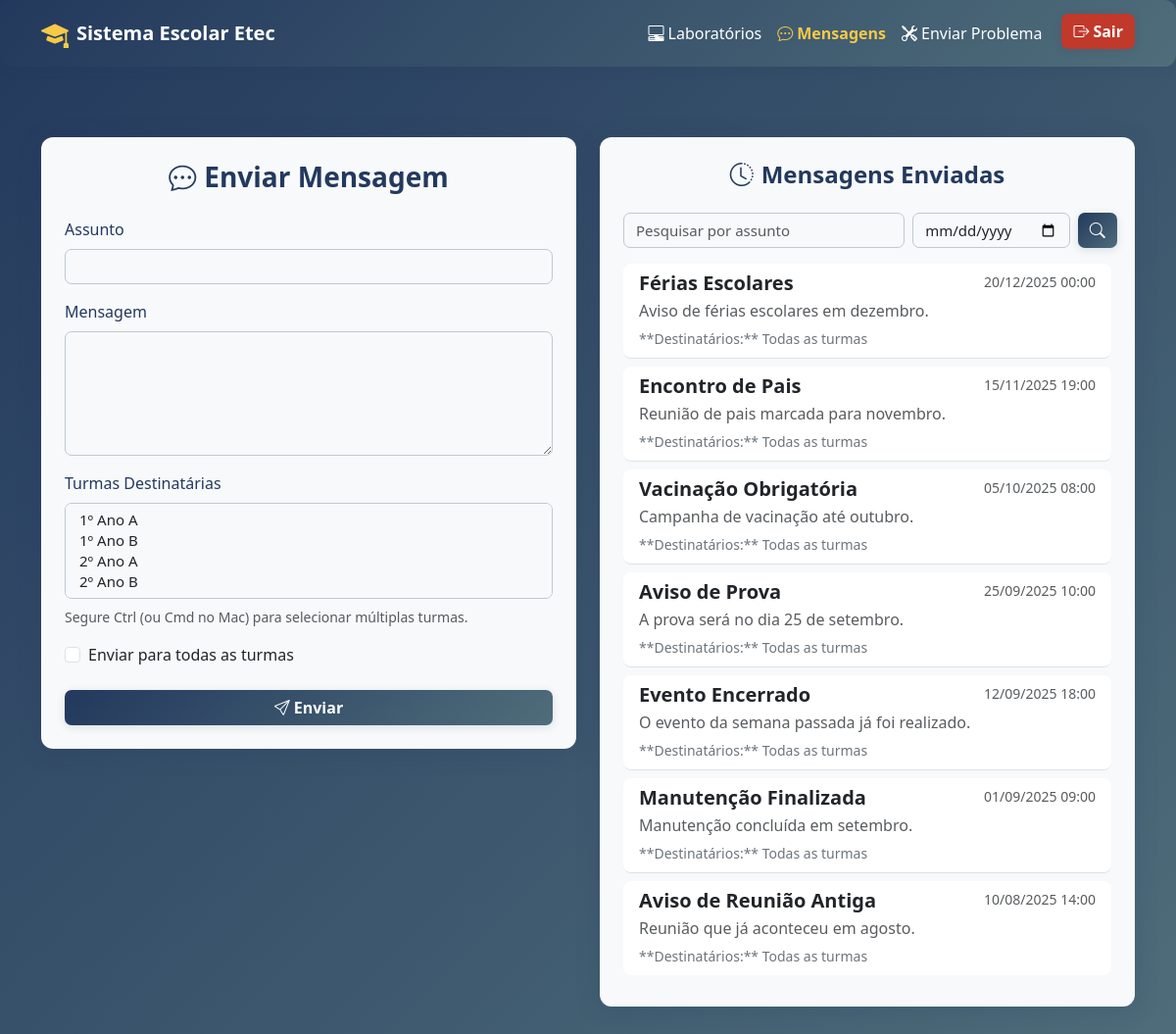
The page /view/professor/mensagem.php (signed in) on the database its author committed.
### tables this page shows
CREATE TABLE `mensagem` (
  `id_mensagem` int(11) NOT NULL,
  `assunto` varchar(100) NOT NULL,
  `mensagem` text NOT NULL,
  `data_envio` datetime NOT NULL,
  `id_remetente` int(11) NOT NULL,
  `enviar_para_todas` tinyint(1) NOT NULL DEFAULT 0,
  `created_at` timestamp NOT NULL DEFAULT current_timestamp(),
  `updated_at` timestamp NOT NULL DEFAULT current_timestamp() ON UPDATE current_timestamp()
);

### view/professor/mensagem.php (the view, shortened to what this page needs)
<?php
include '../../conexao.php';
$sql_turmas = "SELECT id_turma, nome_turma FROM turma ORDER BY nome_turma";
$result_turmas = $conn->query($sql_turmas);
$filtro_assunto = isset($_GET['filtro_assunto']) ? trim($_GET['filtro_assunto']) : '';
$filtro_data = isset($_GET['filtro_data']) ? trim($_GET['filtro_data']) : '';
$id_remetente = $_SESSION["id_usuario"];
$where = "m.id_remetente = $id_remetente";
$sql_mensagens_enviadas = "
    SELECT m.assunto, m.mensagem, m.data_envio,
           (SELECT GROUP_CONCAT(t.nome_turma SEPARATOR ', ')
            FROM mensagem_turma mt
            JOIN turma t ON mt.id_mensagem = m.id_mensagem
            WHERE mt.id_mensagem = m.id_mensagem) AS turmas_destinatarias
    FROM mensagem m
    WHERE $where
    ORDER BY m.data_envio DESC
";
$result_mensagens_enviadas = $conn->query($sql_mensagens_enviadas);
?>
<!DOCTYPE html>
<html lang="pt-BR">
<head>
    <link rel="stylesheet" href="https://cdn.jsdelivr.net/npm/bootstrap@5.3.3/dist/css/bootstrap.min.css">
    <link rel="stylesheet" href="https://cdn.jsdelivr.net/npm/bootstrap-icons@1.11.3/font/bootstrap-icons.css">
</head>
<body>
    <nav class="navbar navbar-expand-lg bg-body-tertiary shadow-sm mb-4">
        <div class="container">
            <a class="navbar-brand d-flex align-items-center" href="#">
                <i class="bi bi-mortarboard-fill me-2 fs-3" style="color: #f7c948;"></i>
                <span class="fw-bold">Sistema Escolar Etec</span>
            </a>
            <div class="collapse navbar-collapse" id="navbarProfessor">
                <ul class="navbar-nav ms-auto mb-2 mb-lg-0">
                    <li class="nav-item">
                        <a class="nav-link" href="reservar_laboratorio.php"><i class="bi bi-pc-display-horizontal me-1"></i>Laboratórios</a>
                    </li>
                    <li class="nav-item">
                        <a class="nav-link active fw-bold" href="mensagem.php"><i class="bi bi-chat-dots me-1"></i>Mensagens</a>
                    </li>
                    <li class="nav-item">
                        <a class="nav-link" href="problema.php"><i class="bi bi-tools me-1"></i>Enviar Problema</a>
                    </li>
                    <li class="nav-item">
                        <button class="btn btn-danger" onclick="window.location.href='../Login.html'" style="margin-left:12px;"><i class="bi bi-box-arrow-right me-1"></i>Sair</button>
                    </li>
                </ul>
            </div>
        </div>
    </nav>
    <div class="container py-5">
        <div class="row">
            <div class="col-md-6 mb-4">
                <div class="card shadow-lg border-0 rounded-4">
                    <div class="card-body p-4">
                        <h3 class="text-center mb-4"><i class="bi bi-chat-dots me-2"></i>Enviar Mensagem</h3>
                        <form action="../../src/enviar_mensagem.php" method="POST">
                            <div class="mb-3">
                                <label for="assunto" class="form-label">Assunto</label>
                                <input type="text" class="form-control" id="assunto" name="assunto" required>
                            </div>
                            <div class="mb-3">
                                <label for="mensagem" class="form-label">Mensagem</label>
                                <textarea class="form-control" id="mensagem" name="mensagem" rows="5" required></textarea>
                            </div>
                            <div class="mb-3">
                                <label for="turmas" class="form-label">Turmas Destinatárias</label>
                                <select class="form-select" id="turmas" name="turmas[]" multiple>
                                    <?php
                                    if ($result_turmas && $result_turmas->num_rows > 0) {
                                        while ($turma = $result_turmas->fetch_assoc()) {
                                            echo '<option value="' . $turma['id_turma'] . '">' . htmlspecialchars($turma['nome_turma']) . '</option>';
                                        }
                                    }
                                    ?>
                                </select>
                                <div class="form-text mt-2">Segure Ctrl (ou Cmd no Mac) para selecionar múltiplas turmas.</div>
                            </div>
                            <div class="form-check mb-4">
                                <input class="form-check-input" type="checkbox" name="enviar_para_todas" value="1" id="enviarParaTodas">
                                <label class="form-check-label" for="enviarParaTodas">
                                    Enviar para todas as turmas
                                </label>
                            </div>
                            <button type="submit" class="btn btn-primary w-100 rounded-3">
                                <i class="bi bi-send me-1"></i>Enviar
                            </button>
                        </form>
                    </div>
                </div>
            </div>
            <div class="col-md-6">
                <div class="card shadow-lg border-0 rounded-4">
                    <div class="card-body p-4">
                        <h4 class="text-center mb-4"><i class="bi bi-clock-history me-2"></i>Mensagens Enviadas</h4>
                        <form class="row g-2 mb-3" method="get" action="">
                            <div class="col-7">
                                <input type="text" class="form-control" name="filtro_assunto" placeholder="Pesquisar por assunto" value="<?php echo htmlspecialchars($filtro_assunto); ?>">
                            </div>
                            <div class="col-4">
                                <input type="date" class="form-control" name="filtro_data" value="<?php echo htmlspecialchars($filtro_data); ?>">
                            </div>
                            <div class="col-1 d-grid">
                                <button type="submit" class="btn btn-primary" title="Pesquisar">
                                    <i class="bi bi-search"></i>
                                </button>
                            </div>
                        </form>
                        <div class="list-group list-group-flush">
                            <?php if ($result_mensagens_enviadas && $result_mensagens_enviadas->num_rows > 0): ?>
                                <?php while ($msg = $result_mensagens_enviadas->fetch_assoc()): ?>
                                    <div class="list-group-item list-group-item-action mb-2 rounded-3">
                                        <div class="d-flex w-100 justify-content-between">
                                            <h5 class="mb-1 fw-bold"><?php echo htmlspecialchars($msg['assunto']); ?></h5>
                                            <small class="text-muted"><?php echo date('d/m/Y H:i', strtotime($msg['data_envio'])); ?></small>
                                        </div>
                                        <p class="mb-1 text-muted"><?php echo nl2br(htmlspecialchars($msg['mensagem'])); ?></p>
                                        <small class="text-secondary">
                                            **Destinatários:** <?php echo !empty($msg['turmas_destinatarias']) ? htmlspecialchars($msg['turmas_destinatarias']) : 'Todas as turmas'; ?>
                                        </small>
                                    </div>
                                <?php endwhile; ?>
                            <?php else: ?>
                                <div class="alert alert-info text-center">Você ainda não enviou mensagens.</div>
                            <?php endif; ?>
                        </div>
                    </div>
                </div>
            </div>
        </div>
    </div>
</body>
</html>

### view/professor/mensagem.php (style rules this page uses)
body { font-family: 'Segoe UI', Tahoma, Geneva, Verdana, sans-serif; background: linear-gradient(135deg, #23395d 0%, #4f6d7a 100%); min-height: 100vh; }
.navbar { background: linear-gradient(135deg, #23395d 0%, #4f6d7a 100%) !important; box-shadow: 0 2px 12px #23395d22 !important; border-radius: 12px !important; margin-bottom: 32px; }
.navbar .navbar-brand, .navbar .nav-link, .navbar .navbar-toggler { color: #fff !important; }
.navbar .nav-link.active, .navbar .nav-link:focus { color: #f7c948 !important; }
.card { background: #f7f9fa !important; border-radius: 12px !important; box-shadow: 0 4px 24px #23395d33 !important; border: none !important; }
.card-title, h3, h4 { color: #23395d !important; font-family: 'Segoe UI', Tahoma, Geneva, Verdana, sans-serif; font-weight: 700; }
.form-label { color: #23395d !important; font-weight: 500; }
.form-control, .form-select, textarea { background-color: #f7f9fa !important; border: 1.5px solid #bfc9d1 !important; border-radius: 7px !important; font-size: 15px; transition: border-color 0.3s, box-shadow 0.3s; }
.btn-primary { background: linear-gradient(135deg, #23395d 0%, #4f6d7a 100%) !important; color: #fff !important; border: none !important; border-radius: 7px !important; font-size: 16px; font-weight: 600; box-shadow: 0 2px 8px #23395d22; transition: background 0.2s, box-shadow 0.2s; }
.btn-danger { background: #c0392b !important; color: #fff !important; border: none !important; border-radius: 7px !important; font-size: 16px; font-weight: 600; box-shadow: 0 2px 8px #23395d22; transition: background 0.2s, color 0.2s; }

### rows shown on the page
mensagem: assunto "Férias Escolares", data_envio "20/12/2025 00:00", mensagem "Aviso de férias escolares em dezembro."
mensagem: assunto "Encontro de Pais", data_envio "15/11/2025 19:00", mensagem "Reunião de pais marcada para novembro."
mensagem: assunto "Vacinação Obrigatória", data_envio "05/10/2025 08:00", mensagem "Campanha de vacinação até outubro."
mensagem: assunto "Aviso de Prova", data_envio "25/09/2025 10:00", mensagem "A prova será no dia 25 de setembro."
mensagem: assunto "Evento Encerrado", data_envio "12/09/2025 18:00", mensagem "O evento da semana passada já foi realizado."
mensagem: assunto "Manutenção Finalizada", data_envio "01/09/2025 09:00", mensagem "Manutenção concluída em setembro."
mensagem: assunto "Aviso de Reunião Antiga", data_envio "10/08/2025 14:00", mensagem "Reunião que já aconteceu em agosto."
